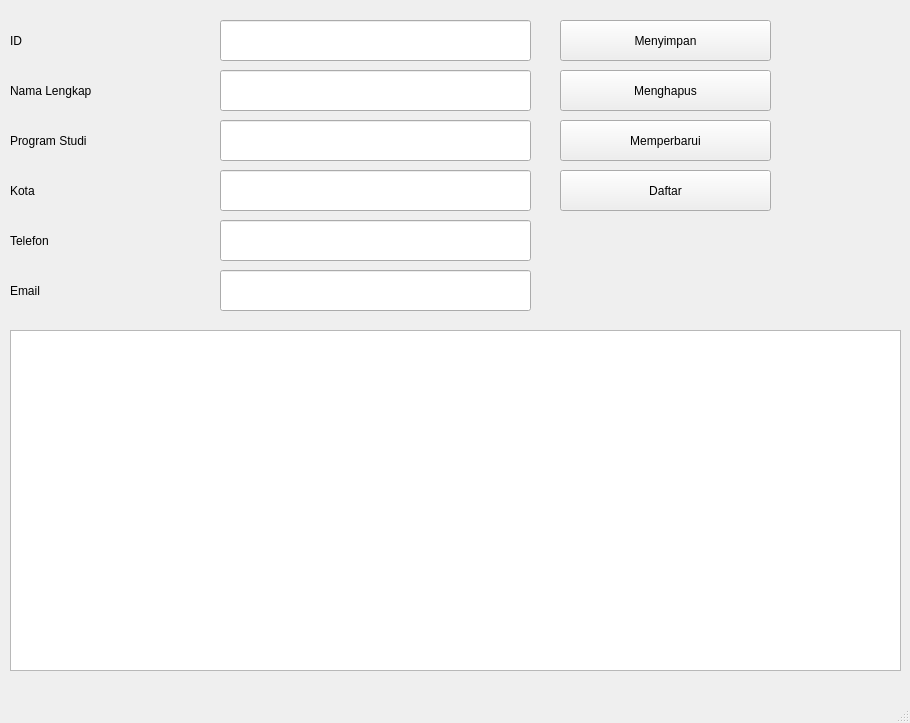
<?xml version="1.0" encoding="UTF-8"?>
<ui version="4.0">
 <class>MainWindow</class>
 <widget class="QMainWindow" name="MainWindow">
  <property name="geometry">
   <rect>
    <x>0</x>
    <y>0</y>
    <width>910</width>
    <height>723</height>
   </rect>
  </property>
  <property name="windowTitle">
   <string>MainWindow</string>
  </property>
  <widget class="QWidget" name="centralwidget">
   <widget class="QPushButton" name="btnMenyimpan">
    <property name="geometry">
     <rect>
      <x>560</x>
      <y>20</y>
      <width>211</width>
      <height>41</height>
     </rect>
    </property>
    <property name="text">
     <string>Menyimpan</string>
    </property>
   </widget>
   <widget class="QPushButton" name="btnMenghapus">
    <property name="geometry">
     <rect>
      <x>560</x>
      <y>70</y>
      <width>211</width>
      <height>41</height>
     </rect>
    </property>
    <property name="text">
     <string>Menghapus</string>
    </property>
   </widget>
   <widget class="QPushButton" name="btnMemperbarui">
    <property name="geometry">
     <rect>
      <x>560</x>
      <y>120</y>
      <width>211</width>
      <height>41</height>
     </rect>
    </property>
    <property name="text">
     <string>Memperbarui</string>
    </property>
   </widget>
   <widget class="QPushButton" name="btnDaftar">
    <property name="geometry">
     <rect>
      <x>560</x>
      <y>170</y>
      <width>211</width>
      <height>41</height>
     </rect>
    </property>
    <property name="text">
     <string>Daftar</string>
    </property>
   </widget>
   <widget class="QLineEdit" name="txtID">
    <property name="geometry">
     <rect>
      <x>220</x>
      <y>20</y>
      <width>311</width>
      <height>41</height>
     </rect>
    </property>
   </widget>
   <widget class="QLineEdit" name="txtNamaLengkap">
    <property name="geometry">
     <rect>
      <x>220</x>
      <y>70</y>
      <width>311</width>
      <height>41</height>
     </rect>
    </property>
   </widget>
   <widget class="QLineEdit" name="txtProdi">
    <property name="geometry">
     <rect>
      <x>220</x>
      <y>120</y>
      <width>311</width>
      <height>41</height>
     </rect>
    </property>
   </widget>
   <widget class="QLineEdit" name="txtKota">
    <property name="geometry">
     <rect>
      <x>220</x>
      <y>170</y>
      <width>311</width>
      <height>41</height>
     </rect>
    </property>
   </widget>
   <widget class="QLineEdit" name="txtTelefon">
    <property name="geometry">
     <rect>
      <x>220</x>
      <y>220</y>
      <width>311</width>
      <height>41</height>
     </rect>
    </property>
   </widget>
   <widget class="QLineEdit" name="txtEmail">
    <property name="geometry">
     <rect>
      <x>220</x>
      <y>270</y>
      <width>311</width>
      <height>41</height>
     </rect>
    </property>
   </widget>
   <widget class="QLabel" name="lblID">
    <property name="geometry">
     <rect>
      <x>10</x>
      <y>20</y>
      <width>201</width>
      <height>41</height>
     </rect>
    </property>
    <property name="text">
     <string>ID</string>
    </property>
   </widget>
   <widget class="QLabel" name="lblNamaLengkap">
    <property name="geometry">
     <rect>
      <x>10</x>
      <y>70</y>
      <width>201</width>
      <height>41</height>
     </rect>
    </property>
    <property name="text">
     <string>Nama Lengkap</string>
    </property>
   </widget>
   <widget class="QLabel" name="lblNamaProdi">
    <property name="geometry">
     <rect>
      <x>10</x>
      <y>120</y>
      <width>201</width>
      <height>41</height>
     </rect>
    </property>
    <property name="text">
     <string>Program Studi</string>
    </property>
   </widget>
   <widget class="QLabel" name="lblKota">
    <property name="geometry">
     <rect>
      <x>10</x>
      <y>170</y>
      <width>201</width>
      <height>41</height>
     </rect>
    </property>
    <property name="text">
     <string>Kota</string>
    </property>
   </widget>
   <widget class="QLabel" name="lblTelefon">
    <property name="geometry">
     <rect>
      <x>10</x>
      <y>220</y>
      <width>201</width>
      <height>41</height>
     </rect>
    </property>
    <property name="text">
     <string>Telefon</string>
    </property>
   </widget>
   <widget class="QLabel" name="lblEmail">
    <property name="geometry">
     <rect>
      <x>10</x>
      <y>270</y>
      <width>201</width>
      <height>41</height>
     </rect>
    </property>
    <property name="text">
     <string>Email</string>
    </property>
   </widget>
   <widget class="QTableWidget" name="tblDaftar">
    <property name="geometry">
     <rect>
      <x>10</x>
      <y>330</y>
      <width>891</width>
      <height>341</height>
     </rect>
    </property>
   </widget>
  </widget>
  <widget class="QMenuBar" name="menubar">
   <property name="geometry">
    <rect>
     <x>0</x>
     <y>0</y>
     <width>910</width>
     <height>22</height>
    </rect>
   </property>
  </widget>
  <widget class="QStatusBar" name="statusbar"/>
 </widget>
 <resources/>
 <connections/>
</ui>
